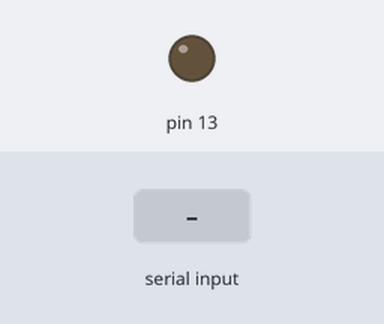
Bench run of a sketch on a simulated Arduino Uno, built with avr-gcc and run on an emulated ATmega328P. Shown: output pins drawn as LEDs (lit = HIGH). Dashed ring = blinking. The inputs (shaded band) are chosen by the test bench. What the sketch prints to the serial monitor is not drawn.

Above: at 1.2 s.
1.3 s: "90,45\n" received over Serial
At 1.4 s:
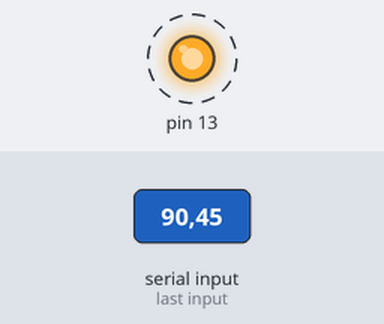
Timing chart, 0 to 10.3 s (numbered marks = the images above; inputs shaded):
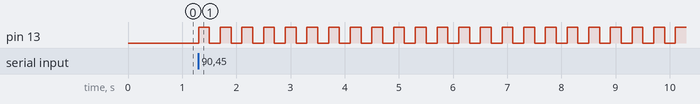

Measured:
- after the input at 1.3 s, pin 13: alternates HIGH for 0.20 s and LOW for 0.20 s, starting at once

The sketch:

blink_serial.ino
```cpp
void setup() {
 // kurulum kodunuzu bir kez çalıştırmak için buraya yerleştirin:
  Serial.begin(9600);
  pinMode(13,OUTPUT);
}

void loop() {
  int inValue;
  // tekrar tekrar çalıştırmak için ana kodunuzu buraya yazın:

  Serial.println("LED'in kaç kez yanıp sönmesini istiyorsunuz?");
  while(!Serial.available()) ;
  inValue=Serial.parseInt();
  if(inValue==100){
    inValue=0;
    Serial.println("Çıkış...");
    while(1);
  }
  Serial.read();
  Serial.print(" Yanıp sönen yerleşik LED, ");
  Serial.print(inValue);
  Serial.println(" defa yanıp söner…");
  for(int i=0; i<inValue; i++) {
    digitalWrite(13,HIGH);
    delay(200);
    digitalWrite(13,LOW);
    delay(200);
  }
}
```
